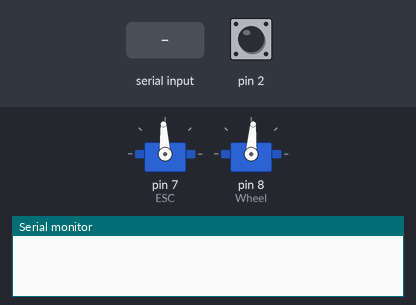
Recording of a sketch running on a simulated Arduino Uno, built for the host (arithmetic inside an expression is 32-bit, double 64-bit). Shown: 2 × servo, the last lines printed to the serial monitor. The inputs (shaded band) are chosen by the test bench; at power-on: pin 2 HIGH.

Above: at 1.2 s.
1.3 s: "*GO|45\n" received over Serial
At 1.6 s:
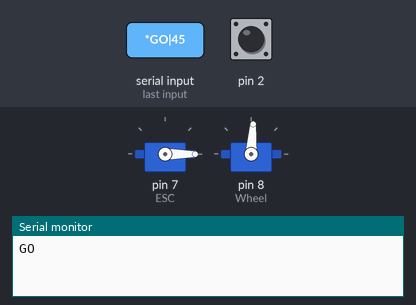
2.8 s: "*ANGLE|45\n" received over Serial
At 4.0 s:
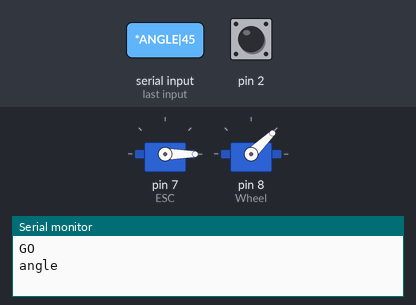
4.3 s: "*STOP|45\n" received over Serial
At 5.1 s:
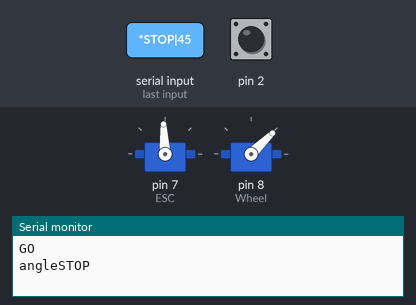
Timing chart, 0 to 7.3 s (numbered marks = the images above; inputs shaded):
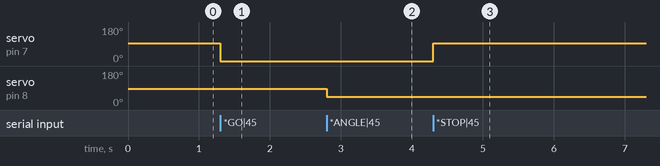

Measured:
- after the input at 1.3 s, servo on pin 7 (ESC): 93° → 0° at once
- after the input at 2.8 s, servo on pin 8 (Wheel): 86° → 44° at once
- after the input at 4.3 s, servo on pin 7 (ESC): 0° → 93° at once

The sketch:

ForArduino.ino
```cpp
#include <Servo.h>

String str, text, strr;
char buf;
bool action = false, distant = false, reader = false, check = false;
long int TimeCounter = 0;
int counter = 0, randd = 0, wantDist = 0, wantTurn = 1500, wantAngle = 90;

Servo ESC;
Servo Wheel;

const int CENTER = 86;
const int MIN_ANGLE = 44;
const int MAX_ANGLE = 128;

void StartTimer()
{
  cli();
  TCCR2A = 0;
  TCCR2B = 0;

  TIMSK2 |= (1 << TOIE2);                     // прерывание по переполнению
  TCCR2B |= (1 << CS20);                      // переполнение будет происходить каждую 0,0041 секунды
  sei();
}

ISR (TIMER2_OVF_vect)   // прерывание по переполнению
{
  TimeCounter++;
}

void SpeedTest()
{
  counter++;
}

void setup()
{
  Serial.begin(115200);
  StartTimer();

  ESC.attach(7);                           // Подключаем мотор
  ESC.writeMicroseconds(1500);
  attachInterrupt(0, SpeedTest, FALLING);   // Создаем прерывание для энкодера

  Wheel.attach(8);
  Wheel.write(CENTER);

}

void loop() {
  while(Serial.available())
  {
   buf = Serial.read();

   if (buf == '*')
   {
      reader = true;
   }
   if (reader)
    {
      str = str + buf;
    }

   if ((buf == '|') and (reader == true))
   {
      reader = false;
      action = true;
      break;
   }
  }

  if (action)
  {
    if (str.startsWith("*GO"))
    {
      text = str.substring(4,8);
      wantTurn = text.toInt();
      ESC.writeMicroseconds(wantTurn);
      Serial.println("GO");
      digitalWrite(LED_BUILTIN, LOW);
      str = "";
    }

    if (str.startsWith("*STOP"))
    {
      ESC.writeMicroseconds(1500);
      Serial.write("STOP");
      str = "";
    }

    if (str.startsWith("*CHECK"))
    {
      if (check == true)
      {
        Serial.write("end dist");
        check = false;
      }
      else
      {
        Serial.write("no dist");
      }
      str = "";
    }

    if (str.startsWith("*DIST"))
    {
      text = str.substring(6,10);
      wantDist = text.toInt();
      //Serial.println(wantDist);
      distant = true;
      TimeCounter = 0;
      str = "";
      Serial.write("start");
      counter = 0;
    }

    if (str.startsWith("*ANGLE"))
    {
      text = str.substring(7,10);
      wantAngle = text.toInt();
      // ОГРАНИЧЕНИЯ ПО УГЛАМ!
      if (wantAngle < MIN_ANGLE) {wantAngle = MIN_ANGLE;}
      if (wantAngle > MAX_ANGLE) {wantAngle = MAX_ANGLE;}
      Wheel.write(wantAngle);
      Serial.write("angle");
      str = "";
    }

    action = false;
  }
  if (distant)
  {
    if (counter >= wantDist)
    {
      ESC.writeMicroseconds(1500);
      distant = false;
      check = true;
      TimeCounter = 0;
    }
  }

}
```
